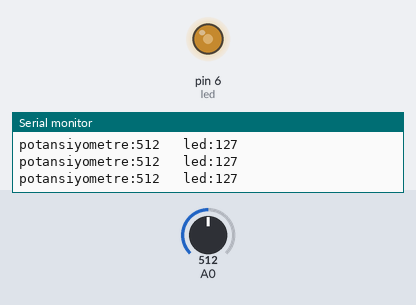
Bench run of a sketch on a simulated Arduino Uno, built with avr-gcc and run on an emulated ATmega328P. On the bench: output pins drawn as LEDs (lit = HIGH), the last lines printed to the serial monitor. The test bench sets the inputs (shaded band); at power-on: A0 = 512.

Above: at 1.2 s.
1.3 s: A0 set to 45
At 2.1 s:
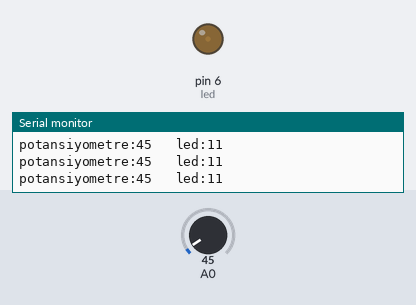
2.8 s: A0 set to 37
At 3.9 s:
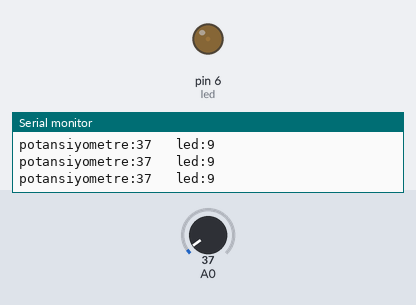
4.3 s: A0 set to 0
At 5.0 s:
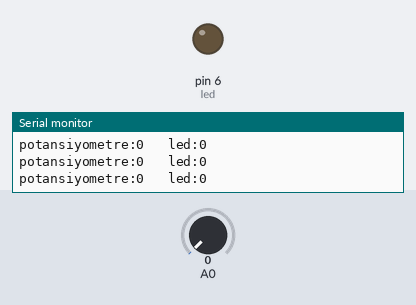
5.8 s: A0 set to 8
At 6.7 s:
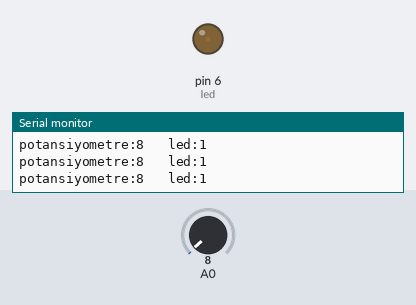
8.8 s: A0 set to 11
At 10.0 s:
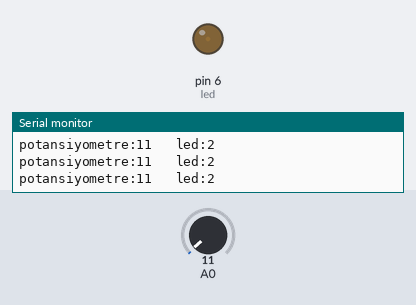
11.8 s: A0 set to 511
At 12.8 s:
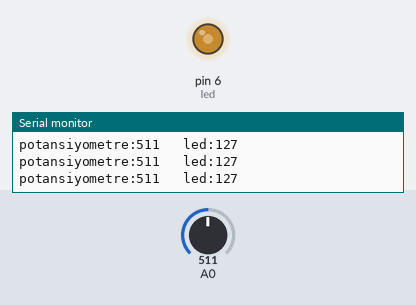
Timing chart, 0 to 14.3 s (numbered marks = the images above; inputs shaded):
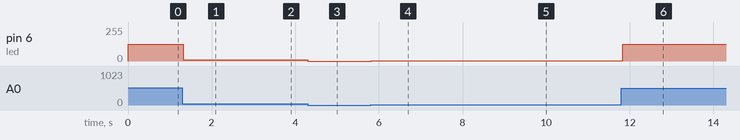

The sketch:

potansiyometre_led_isik_siddeti_kontrolu.ino
```cpp
int led=6;
int pot=A0;
int potOkunan;

void setup() {
  pinMode(led,OUTPUT);
  Serial.begin(9600);
}

void loop() {
  potOkunan=analogRead(A0); //okunan değer 0-1023 arasında
  int isikSiddeti=map(potOkunan,0,1023,0,255);
  analogWrite(led,isikSiddeti); //yazılan değer 0-255 arasında
  Serial.print("potansiyometre:");
  Serial.print(potOkunan);
  Serial.print("   led:");
  Serial.println(isikSiddeti);
  delay(50);
}
```

Measured:
- after the input at 1.3 s, pin 6 (led): 127/255 → 11/255 at once
- after the input at 2.8 s, pin 6 (led): 11/255 → 9/255 at once
- after the input at 4.3 s, pin 6 (led): 9/255 → 0/255 at once
- after the input at 5.8 s, pin 6 (led): 0/255 → 1/255 at once
- after the input at 8.8 s, pin 6 (led): 1/255 → 2/255 after 0.05 s
- after the input at 11.8 s, pin 6 (led): 2/255 → 127/255 at once
